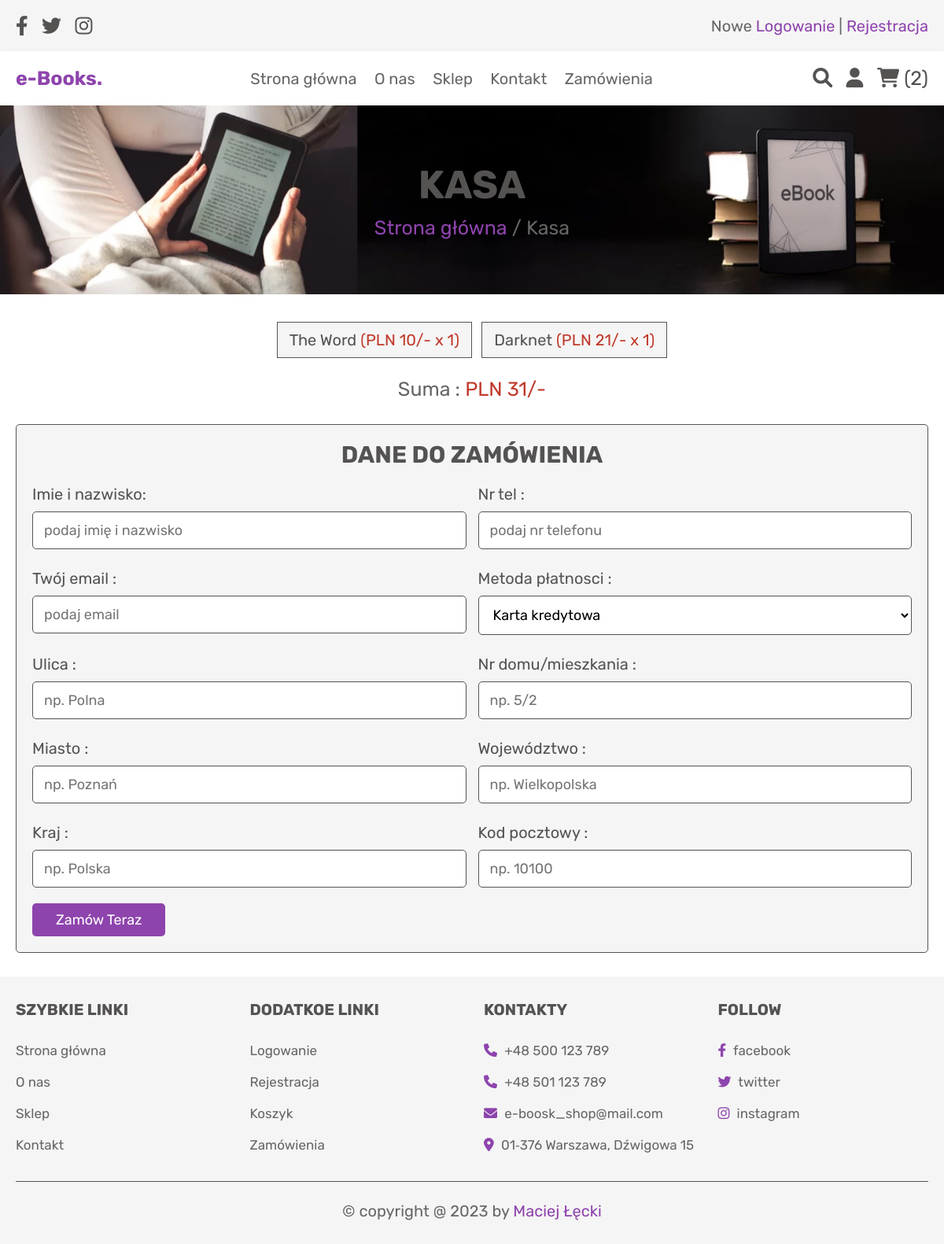
Page /checkout.php (signed in) on the committed database.
### tables this page shows
CREATE TABLE `cart` (
  `id` bigint(20) UNSIGNED NOT NULL,
  `user_id` int(100) NOT NULL,
  `name` varchar(100) NOT NULL,
  `price` int(100) NOT NULL,
  `quantity` int(100) NOT NULL,
  `image` varchar(100) NOT NULL
);

### checkout.php (the view, shortened to what this page needs)
<?php
include 'config.php';
?>
<!DOCTYPE html>
<html lang="en">
<head>
   <link rel="stylesheet" href="https://cdnjs.cloudflare.com/ajax/libs/font-awesome/6.0.0/css/all.min.css">
   <link rel="stylesheet" href="css/style.css">
</head>
<body>
<?php include 'header.php'; ?>
<div class="heading">
   <h3>Kasa</h3>
   <p> <a href="home.php">Strona główna</a> / Kasa </p>
</div>
<section class="display-order">
   <?php
      $grand_total = 0;
      $select_cart = mysqli_query($conn, "SELECT * FROM `cart` WHERE user_id = '$user_id'") or die('query failed');
      if(mysqli_num_rows($select_cart) > 0){
         while($fetch_cart = mysqli_fetch_assoc($select_cart)){
            $total_price = ($fetch_cart['price'] * $fetch_cart['quantity']);
            $grand_total += $total_price;
   ?>
   <p> <?php echo $fetch_cart['name']; ?> <span>(<?php echo 'PLN '.$fetch_cart['price'].'/-'.' x '. $fetch_cart['quantity']; ?>)</span> </p>
   <?php
      }
   }else{
      echo '<p class="empty">Twój koszyk jest pusty</p>';
   }
   ?>
   <div class="grand-total"> Suma : <span>PLN <?php echo $grand_total; ?>/-</span> </div>
</section>
<section class="checkout">
   <form action="" method="post">
      <h3>Dane do zamówienia</h3>
      <div class="flex">
         <div class="inputBox">
            <span>Imie i nazwisko:</span>
            <input type="text" name="name" required placeholder="podaj imię i nazwisko">
         </div>
         <div class="inputBox">
            <span>Nr tel :</span>
            <input type="number" name="number" required placeholder="podaj nr telefonu">
         </div>
         <div class="inputBox">
            <span>Twój email :</span>
            <input type="email" name="email" required placeholder="podaj email">
         </div>
         <div class="inputBox">
            <span>Metoda płatnosci :</span>
            <select name="method">
               <option value="karta kredytowa">Karta kredytowa</option>
            </select>
         </div>
         <div class="inputBox">
            <span>Ulica :</span>
            <input type="text" name="street" required placeholder="np. Polna">
         </div>
         <div class="inputBox">
            <span>Nr domu/mieszkania :</span>
            <input type="text" min="0" name="flat" required placeholder="np. 5/2">
         </div>
         <div class="inputBox">
            <span>Miasto :</span>
            <input type="text" name="city" required placeholder="np. Poznań">
         </div>
         <div class="inputBox">
            <span>Województwo :</span>
            <input type="text" name="state" required placeholder="np. Wielkopolska">
         </div>
         <div class="inputBox">
            <span>Kraj :</span>
            <input type="text" name="country" required placeholder="np. Polska">
         </div>
         <div class="inputBox">
            <span>Kod pocztowy :</span>
            <input type="number" min="0" name="pin_code" required placeholder="np. 10100">
         </div>
      </div>
      <input type="submit" value="Zamów teraz" class="btn" name="order_btn">
   </form>
</section>
<?php include 'footer.php'; ?>
</body>
</html>

### css/style.css (style rules this page uses)
:root { --purple:#8e44ad; --red:#c0392b; --orange:#f39c12; --black:#555252; --white:#fff; --light-color:#666; --light-white:#ccc; --light-bg:#f5f5f5; --border:.1rem solid var(--black); --box-shadow:0 .5rem 1rem rgba(0,0,0,.1); }
* { font-family: 'Rubik', sans-serif; margin:0; padding:0; box-sizing: border-box; outline: none; border:none; text-decoration: none; transition:all .2s linear; }
html { font-size: 62.5%; overflow-x: hidden; }
section { padding:3rem 2rem; }
.btn, .option-btn, .delete-btn, .white-btn { display: inline-block; margin-top: 1rem; padding:1rem 3rem; cursor: pointer; color:var(--white); font-size: 1.8rem; border-radius: .5rem; text-transform: capitalize; }
.white-btn, .btn { background-color: var(--purple); }
.heading { min-height: 30vh; display: flex; flex-flow: column; align-items: center; justify-content: center; gap:1rem; background: url(../images/heading-bg.webp) no-repeat; background-size: cover; background-position: center; text-align: center; }
.heading h3 { font-size: 5rem; color:var(--black); text-transform: uppercase; }
.heading p { font-size: 2.5rem; color:var(--light-color); }
.heading p a { color:var(--purple); }
.display-order { max-width: 1200px; margin: 0 auto; text-align: center; padding-bottom: 0; }
.display-order p { background-color: var(--light-bg); color:var(--black); font-size: 2rem; padding:1rem 1.5rem; border:var(--border); display: inline-block; margin:.5rem; }
.display-order p span { color:var(--red); }
.display-order .grand-total { margin-top: 2rem; font-size: 2.5rem; color:var(--light-color); }
.display-order .grand-total span { color:var(--red); }
.checkout form { max-width: 1200px; padding:2rem; margin:0 auto; border:var(--border); background-color: var(--light-bg); border-radius: .5rem; }
.checkout form h3 { text-align: center; margin-bottom: 2rem; color:var(--black); text-transform: uppercase; font-size: 3rem; }
.checkout form .flex { display: flex; flex-wrap: wrap; gap:1.5rem; }
.checkout form .flex .inputBox { flex:1 1 40rem; }
.checkout form .flex span { font-size: 2rem; color:var(--black); }
.checkout form .flex select, .checkout form .flex input { border:var(--border); width: 100%; border-radius: .5rem; width: 100%; background-color: var(--white); padding:1.2rem 1.4rem; font-size: 1.8rem; margin:1rem 0; }

### rows in the picture
cart: name "The Word", price "10", quantity "1"
cart: name "Darknet", price "21", quantity "1"

### other values in the picture
$cart_rows_number "2"
$grand_total "31"
